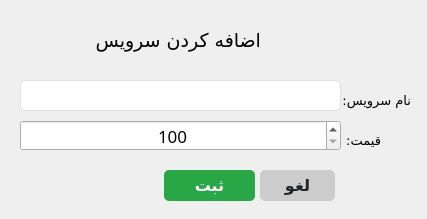
<?xml version="1.0" encoding="UTF-8"?>
<ui version="4.0">
 <class>addService_form</class>
 <widget class="QWidget" name="addService_form">
  <property name="geometry">
   <rect>
    <x>0</x>
    <y>0</y>
    <width>427</width>
    <height>219</height>
   </rect>
  </property>
  <property name="minimumSize">
   <size>
    <width>427</width>
    <height>219</height>
   </size>
  </property>
  <property name="maximumSize">
   <size>
    <width>427</width>
    <height>219</height>
   </size>
  </property>
  <property name="windowTitle">
   <string>افزودن سرویس</string>
  </property>
  <widget class="QLabel" name="label_5">
   <property name="geometry">
    <rect>
     <x>340</x>
     <y>90</y>
     <width>71</width>
     <height>20</height>
    </rect>
   </property>
   <property name="font">
    <font>
     <family>Vazirmatn Black</family>
     <pointsize>10</pointsize>
    </font>
   </property>
   <property name="text">
    <string>نام سرویس:</string>
   </property>
  </widget>
  <widget class="QLineEdit" name="serviceName_txtbox">
   <property name="geometry">
    <rect>
     <x>20</x>
     <y>80</y>
     <width>321</width>
     <height>31</height>
    </rect>
   </property>
   <property name="minimumSize">
    <size>
     <width>321</width>
     <height>31</height>
    </size>
   </property>
   <property name="maximumSize">
    <size>
     <width>321</width>
     <height>31</height>
    </size>
   </property>
   <property name="font">
    <font>
     <family>Vazirmatn,sans-serif</family>
     <pointsize>-1</pointsize>
    </font>
   </property>
   <property name="layoutDirection">
    <enum>Qt::RightToLeft</enum>
   </property>
   <property name="styleSheet">
    <string notr="true">/* Basic LineEdit styling */
QLineEdit {
    background-color: #ffffff; /* White background */
    border: 1px solid #dee2e6; /* Light grey border */
    border-radius: 5px; /* Rounded corners */
    font-family: 'Vazirmatn', sans-serif; /* Font family */
    font-size: 16px; /* Font size */
    color: #343a40; /* Dark grey text color */
    outline: none; /* Remove default outline */
}

/* Hover effect */
QLineEdit:hover {
    border: 1px solid #007bff; /* Blue border on hover */
}

/* Focus effect */
QLineEdit:focus {
    border: 1px solid #007bff; /* Blue border on focus */
}

/* Disabled state */
QLineEdit:disabled {
    background-color: #e9ecef; /* Light grey background when disabled */
    color: #6c757d; /* Grey text color when disabled */
}

</string>
   </property>
   <property name="locale">
    <locale language="Persian" country="Iran"/>
   </property>
  </widget>
  <widget class="QLabel" name="label_4">
   <property name="geometry">
    <rect>
     <x>70</x>
     <y>20</y>
     <width>191</width>
     <height>41</height>
    </rect>
   </property>
   <property name="font">
    <font>
     <family>B Titr</family>
     <pointsize>14</pointsize>
    </font>
   </property>
   <property name="text">
    <string>اضافه کردن سرویس</string>
   </property>
  </widget>
  <widget class="QLabel" name="label_6">
   <property name="geometry">
    <rect>
     <x>340</x>
     <y>130</y>
     <width>41</width>
     <height>20</height>
    </rect>
   </property>
   <property name="font">
    <font>
     <family>Vazirmatn Black</family>
     <pointsize>10</pointsize>
    </font>
   </property>
   <property name="text">
    <string>قیمت:</string>
   </property>
  </widget>
  <widget class="QSpinBox" name="servicePrice_spnbox">
   <property name="geometry">
    <rect>
     <x>20</x>
     <y>120</y>
     <width>321</width>
     <height>31</height>
    </rect>
   </property>
   <property name="font">
    <font>
     <family>Vazirmatn,sans-serif</family>
     <pointsize>13</pointsize>
    </font>
   </property>
   <property name="styleSheet">
    <string notr="true"/>
   </property>
   <property name="alignment">
    <set>Qt::AlignCenter</set>
   </property>
   <property name="minimum">
    <number>100</number>
   </property>
   <property name="maximum">
    <number>1000000000</number>
   </property>
  </widget>
  <widget class="QPushButton" name="save_btn">
   <property name="geometry">
    <rect>
     <x>164</x>
     <y>170</y>
     <width>91</width>
     <height>31</height>
    </rect>
   </property>
   <property name="font">
    <font>
     <family>Vazirmatn,sans-serif</family>
     <pointsize>-1</pointsize>
     <weight>75</weight>
     <bold>true</bold>
     <underline>false</underline>
     <strikeout>false</strikeout>
    </font>
   </property>
   <property name="styleSheet">
    <string notr="true">QPushButton {
    background-color: #28a745; /* Bootstrap success green */
    color: white; /* White text */
    border: none;
    border-radius: 5px; /* Rounded corners */
    font-size: 16px; /* Font size */
    font-weight: bold; /* Bold text */
    text-align: center;
    text-decoration: none;
    font-family: 'Vazirmatn', sans-serif; /* Font family */
}

QPushButton:hover {
    background-color: #218838; /* Darker green on hover */
}

QPushButton:pressed {
    background-color: #1e7e34; /* Even darker green on press */
}
</string>
   </property>
   <property name="text">
    <string>ثبت</string>
   </property>
  </widget>
  <widget class="QPushButton" name="cancel_btn">
   <property name="geometry">
    <rect>
     <x>260</x>
     <y>170</y>
     <width>75</width>
     <height>31</height>
    </rect>
   </property>
   <property name="font">
    <font>
     <family>Vazirmatn,sans-serif</family>
     <pointsize>-1</pointsize>
     <weight>75</weight>
     <bold>true</bold>
     <underline>false</underline>
     <strikeout>false</strikeout>
    </font>
   </property>
   <property name="focusPolicy">
    <enum>Qt::StrongFocus</enum>
   </property>
   <property name="styleSheet">
    <string notr="true">QPushButton {
    background-color: #cccccc; /* Light grey */
    color: #212529; /* Dark text */
    border: none;
    border-radius: 5px; /* Rounded corners */
    font-size: 16px; /* Font size */
    font-weight: bold; /* Bold text */
    text-align: center;
    text-decoration: none;
    font-family: 'Vazirmatn', sans-serif; /* Font family */
}

QPushButton:hover {
    background-color: #b3b3b3; /* Darker grey on hover */
}

QPushButton:pressed {
    background-color: #999999; /* Even darker grey on press */
}
</string>
   </property>
   <property name="text">
    <string>لغو</string>
   </property>
   <property name="checkable">
    <bool>false</bool>
   </property>
  </widget>
 </widget>
 <resources/>
 <connections/>
</ui>
